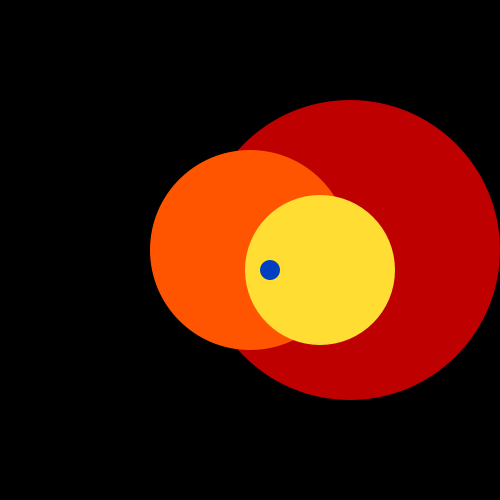
Frame 1 (no input)
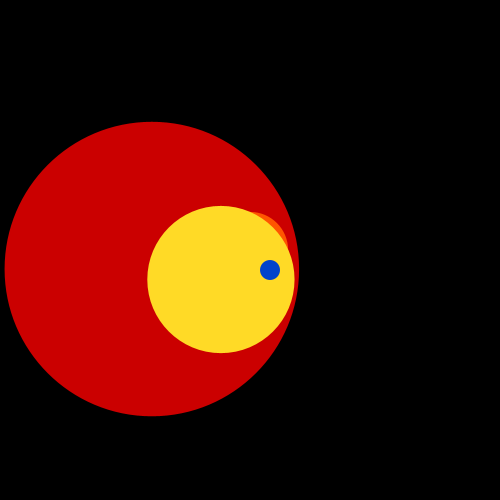
Frame 60 (the mouse pressed at the canvas centre just before this capture)
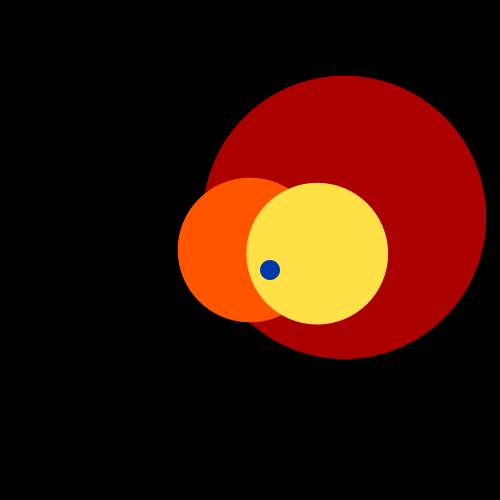
Frame 120 (the mouse held since frame 60 and released just before this capture)

The Processing sketch that drew these frames (run headless with seeded random() and noise(); from frame 60 on, the mouse is pressed at the canvas centre):

// Processing sketch: processing_121266
// ── processing_121266.pde

float step = 0;
float step1 = 0;
float step2 = 0;

void setup()
{
  size(500,500);
  colorMode(HSB, 360,100,100);
}
void draw ()
{
  background(0);
  translate(width/2, height/2);
  float b= map(sin(step), -1,1,50,100);
  
  pushMatrix();
  translate(cos(step)*100, sin(step)*100); 
  fill(0,100,b);
  noStroke();
  ellipse(0, 0, cos(step)*300, cos(step)*300);
  popMatrix();
  
  pushMatrix();
  //translate(cos(step)*50, sin(step)*50); 
  fill(20,100,100);
  noStroke();
  ellipse(0, 0, cos(step2)*200, cos(step2)*200);
  popMatrix();
  
  step2 +=0.02;
  
  pushMatrix();
  translate(cos(step)*50, sin(step)*50); 
  fill(50,b+5,100);
  noStroke();
  ellipse(20, 20, cos(step)*150, cos(step)*150);
  popMatrix();
  
  step += 0.05;
  
  pushMatrix();
  //translate(sin(step)*50, sin(step)*50); 
  fill(220,100,b);
  noStroke();
  ellipse(20, 20, 20, 20);
  popMatrix();
 
 step1+=0.20;
  
}
